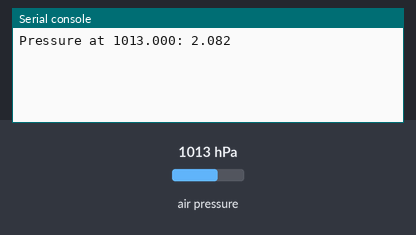
Recording of a program running on a simulated CircuitPython board. Shown: the last lines printed to the serial console. The test bench sets the inputs (shaded band); at power-on: air pressure 1013 hPa.

Above: at 1.2 s.
1.3 s: air pressure set to 952 hPa
At 3.1 s:
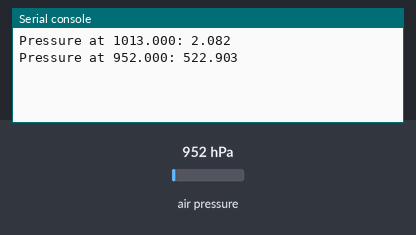
3.2 s: air pressure set to 975 hPa
At 6.6 s:
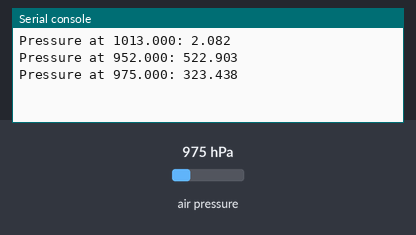
Timing chart, 0 to 8.1 s (numbered marks = the images above; inputs shaded):
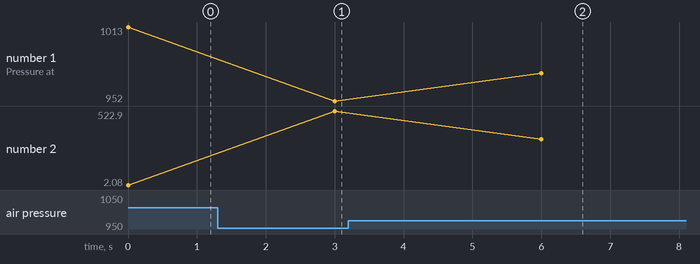

Measured:
- after the input at 1.3 s, the serial console: prints a new line after 1.7 s (image 1)
- after the input at 3.2 s, the serial console: prints a new line after 2.8 s (image 2)
- plotted number 1: 1013 → 952 after the input at 1.3 s, 952 → 975 after the input at 3.2 s
- plotted number 2: 2.08 → 522.9 after the input at 1.3 s, 522.9 → 323.44 after the input at 3.2 s

The program:

bmp_280.py
```python
# Code adapted from RasPi I2C Sensor - Beginning Sensor Networks 2nd Edition


import time
import board
import busio
import adafruit_bmp280

def main(bmp280):

	while True:

		try:
			p = float(bmp280.pressure)
			altitude = bmp280.altitude
			print("Pressure at {0:.3f}: {1:.3f}".format(p, altitude))
			time.sleep(3)
		except  KeyboardInterrupt:
			break


if __name__ == '__main__':
	i2c = busio.I2C(board.SCL, board.SDA)
	bmp280 = adafruit_bmp280.Adafruit_BMP280_I2C(i2c)

	# calibarte sea level pressure
	bmp280.sea_level_pressure = 1013.25

	main(bmp280)
```
